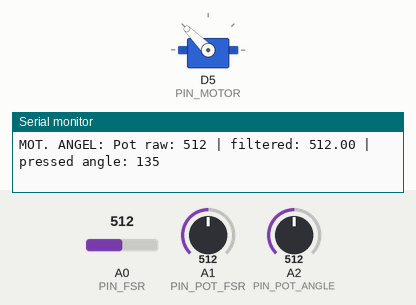
Simulated run of this program. Board: Arduino Uno R4 Minima. On the bench: servo, the last lines printed to the serial monitor. The inputs (shaded band) are chosen by the test bench; at power-on: A2 (PIN_POT_ANGLE) = 512, A1 (PIN_POT_FSR) = 512, A0 (PIN_FSR) = 512.

Above: at 4.2 s.
4.3 s: A2 (PIN_POT_ANGLE) set to 716
At 5.2 s:
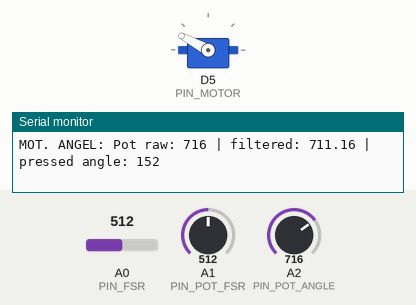
6.0 s: A2 (PIN_POT_ANGLE) set to 810
At 6.24 s:
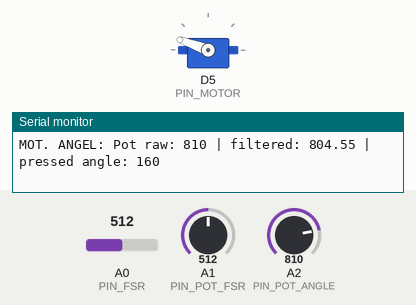
7.8 s: A2 (PIN_POT_ANGLE) set to 306
At 9.5 s:
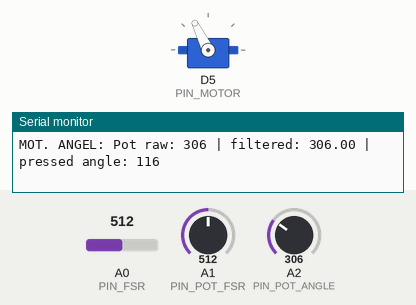
9.8 s: A2 (PIN_POT_ANGLE) set to 22
At 11.0 s:
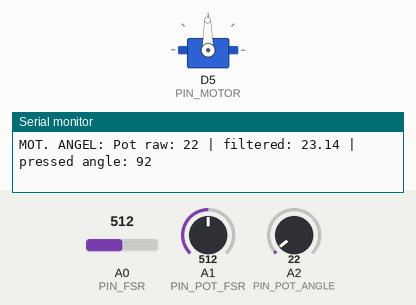
11.7 s: A1 (PIN_POT_FSR) set to 672
13.3 s: A1 (PIN_POT_FSR) set to 691
At 13.7 s:
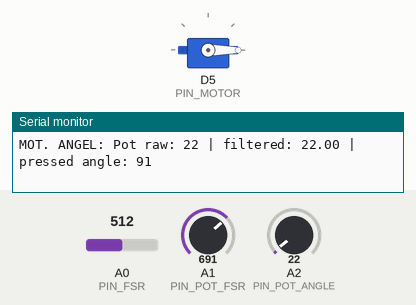
Timing chart, 0 to 16.3 s (numbered marks = the images above; inputs shaded):
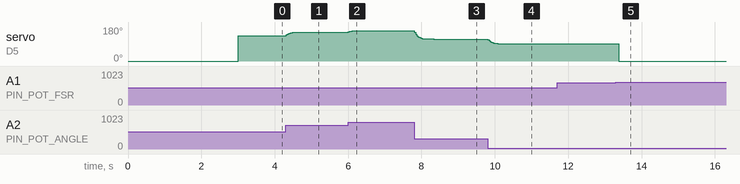

The program:

main.cpp
```cpp
#include <Arduino.h>
#include <Servo.h>
#include "Trigger.h"

// Piano pedal control: a force sensor (FSR) under the foot triggers a servo motor
// that presses the pedal. Two potentiometers tune the system:
//   A1 (PIN_POT_FSR):   sensitivity, i.e. the press/release thresholds of the FSR
//   A2 (PIN_POT_ANGLE): motor angle when pressed
// Wiring, tuning and serial output are described in README.md.

// ---- Configuration ----
const uint8_t PIN_MOTOR = 5;
const uint8_t PIN_FSR = A0;     // FSR402 divider output, see README.md
const uint8_t PIN_POT_FSR = A1;   // potentiometer wiper for the FSR thresholds
const uint8_t PIN_POT_ANGLE = A2; // potentiometer wiper for the pressed angle

const int NEUTRAL_ANGLE = 0;   // motor position when not triggered
// Pressed angle X (when triggered) is set by the angle potentiometer: full left = MIN, full right = MAX
const int PRESSED_ANGLE_MIN = 90;
const int PRESSED_ANGLE_MAX = 180;

// Hysteresis band of the FSR (0-1023 scale). The pot (A1) moves the band's centre between
// FSR_CENTER_MIN and FSR_CENTER_MAX; FSR_GAP is the distance between the two thresholds:
//   released below = centre - FSR_GAP/2,  pressed above = centre + FSR_GAP/2
// -> Tune FSR_CENTER_MIN / FSR_CENTER_MAX per mechanical construction (see README.md).
const int FSR_CENTER_MIN = 200;
const int FSR_CENTER_MAX = 700;
const int FSR_GAP = 40;
const float FSR_CUTOFF_HZ = 20.0;    // low-pass filter cutoff frequency
const unsigned long FSR_WINDOW_MS = 200;  // filter uses the samples of the last 200 ms
// Initial thresholds only; overwritten in loop() from the pot
FsrTrigger fsrTrigger(PIN_FSR, FSR_CENTER_MIN + FSR_GAP / 2, FSR_CENTER_MIN - FSR_GAP / 2, FSR_CUTOFF_HZ, FSR_WINDOW_MS);
Trigger &trigger = fsrTrigger;

const float POT_CUTOFF_HZ = 2.0;  // low-pass cutoff for the potentiometer signals (removes ADC noise)

// Reads an analog pin through a first-order, time-based low-pass filter (like the FSR filter).
struct FilteredPot {
  uint8_t pin;
  float filtered = -1;  // < 0 = not initialised yet
  unsigned long lastTime = 0;
  int raw = 0;

  explicit FilteredPot(uint8_t p) : pin(p) {}

  float update() {
    unsigned long now = millis();
    raw = analogRead(pin);
    if (filtered < 0) {
      filtered = raw;
    } else {
      float dt = (now - lastTime) / 1000.0f;
      float rc = 1.0f / (2.0f * PI * POT_CUTOFF_HZ);
      filtered += dt / (rc + dt) * (raw - filtered);
    }
    lastTime = now;
    return filtered;
  }
};

FilteredPot potFsr(PIN_POT_FSR);
FilteredPot potAngle(PIN_POT_ANGLE);

Servo motor;

void setup() {
  Serial.begin(115200);
  trigger.begin();
  motor.attach(PIN_MOTOR);
  motor.write(NEUTRAL_ANGLE);
  delay(3000);  // let the motor settle
  Serial.println("Ready.");
}

void loop() {
  static unsigned long lastPrint = 0;

  // Set the FSR threshold band from the filtered potentiometer value
  int center = map((long)potFsr.update(), 0, 1023, FSR_CENTER_MIN, FSR_CENTER_MAX);
  int releasedBelow = constrain(center - FSR_GAP / 2, 0, 1023 - FSR_GAP);  // keep the band within 0-1023
  int pressedAbove = releasedBelow + FSR_GAP;
  fsrTrigger.setThresholds(pressedAbove, releasedBelow);

  // Set the pressed angle from the filtered angle potentiometer value
  int pressedAngle = map((long)potAngle.update(), 0, 1023, PRESSED_ANGLE_MIN, PRESSED_ANGLE_MAX);

  bool pressed = trigger.isActive();
  int targetAngle = pressed ? pressedAngle : NEUTRAL_ANGLE;
  motor.write(targetAngle);

  // Debugging: Print status every 800 ms
  if (millis() - lastPrint >= 800) {
    lastPrint = millis();

    // Line 1: System State
    Serial.print("SYSTEM: ");
    Serial.print("Trigger: ");
    Serial.print(pressed ? "PRESSED" : "RELEASED");
    Serial.print(" | Motor target angle: ");
    Serial.print(targetAngle);
    Serial.print(" | Motor position: ");
    Serial.println(motor.read());


    // Line 2: Force sensor and thresholds (set by the FSR potentiometer)
    Serial.print("SENSOR: ");
    Serial.print("FSR raw: ");
    Serial.print(analogRead(PIN_FSR));
    Serial.print(" | filtered: ");
    Serial.println(fsrTrigger.filtered());


    // Line 3: potentiometer for pedal sensitivity
    Serial.print("PEDAL SENS.: ");
    Serial.print("Pot raw: ");
    Serial.print(potFsr.raw);
    Serial.print(" | filtered: ");
    Serial.print(potFsr.filtered);
    Serial.print(" | Pressed above: ");
    Serial.print(pressedAbove);
    Serial.print(" | Released below: ");
    Serial.println(releasedBelow);


    // Line 4: potentiometer for motor angle
    Serial.print("MOT. ANGEL: ");
    Serial.print("Pot raw: ");
    Serial.print(potAngle.raw);
    Serial.print(" | filtered: ");
    Serial.print(potAngle.filtered);
    Serial.print(" | pressed angle: ");
    Serial.println(pressedAngle);

    Serial.println();
  }

  delay(15);
}
```

Trigger.h
```cpp
#pragma once
#include <Arduino.h>

// Common interface for anything that can trigger the pedal motor.
// To use a different sensor, implement this interface and pass it to the controller.
class Trigger {
public:
  virtual ~Trigger() {}
  virtual void begin() = 0;
  virtual bool isActive() = 0;  // true = pedal should be pressed
};

// Endstop switch (B59). Wired between pin and GND, uses the internal pull-up,
// so a closed (pressed) switch reads LOW.
class SwitchTrigger : public Trigger {
public:
  explicit SwitchTrigger(uint8_t pin) : pin_(pin) {}

  void begin() override { pinMode(pin_, INPUT_PULLUP); }
  bool isActive() override { return digitalRead(pin_) == LOW; }

private:
  uint8_t pin_;
};

// Force sensitive resistor (FSR402) in a voltage divider: the pedal counts as pressed when
// the filtered reading is HIGH. The raw reading is low-pass filtered (first-order, cutoff
// cutoffHz) over the samples of the last windowMs milliseconds.
// Hysteresis: pressed when filtered > pressedAbove, released when filtered < releasedBelow
// (pressedAbove must be higher than releasedBelow).
class FsrTrigger : public Trigger {
public:
  FsrTrigger(uint8_t pin, int pressedAbove, int releasedBelow,
             float cutoffHz = 20.0f, unsigned long windowMs = 200)
      : pin_(pin), pressedAbove_(pressedAbove), releasedBelow_(releasedBelow),
        rc_(1.0f / (2.0f * PI * cutoffHz)), windowMs_(windowMs) {}

  void begin() override { pinMode(pin_, INPUT); }

  bool isActive() override {
    addSample(millis(), analogRead(pin_));
    filtered_ = filter();
    if (!active_ && filtered_ > pressedAbove_) active_ = true;
    else if (active_ && filtered_ < releasedBelow_) active_ = false;
    return active_;
  }

  float filtered() const { return filtered_; }  // last filtered value, for debugging

  // Change the hysteresis thresholds at runtime (e.g. from a potentiometer).
  void setThresholds(int pressedAbove, int releasedBelow) {
    pressedAbove_ = pressedAbove;
    releasedBelow_ = releasedBelow;
  }

private:
  static const uint8_t MAX_SAMPLES = 32;

  void addSample(unsigned long t, int v) {
    if (count_ == MAX_SAMPLES) drop();
    uint8_t idx = (head_ + count_) % MAX_SAMPLES;
    times_[idx] = t;
    values_[idx] = v;
    count_++;
    while (count_ > 1 && t - times_[head_] > windowMs_) drop();  // keep only the last windowMs
  }

  void drop() {
    head_ = (head_ + 1) % MAX_SAMPLES;
    count_--;
  }

  // Run the low-pass filter over the stored window, oldest to newest.
  float filter() const {
    float y = values_[head_];
    for (uint8_t i = 1; i < count_; i++) {
      uint8_t cur = (head_ + i) % MAX_SAMPLES;
      uint8_t prev = (head_ + i - 1) % MAX_SAMPLES;
      float dt = (times_[cur] - times_[prev]) / 1000.0f;
      float alpha = dt / (rc_ + dt);
      y += alpha * (values_[cur] - y);
    }
    return y;
  }

  uint8_t pin_;
  int pressedAbove_, releasedBelow_;
  float rc_;
  unsigned long windowMs_;
  unsigned long times_[MAX_SAMPLES];
  int values_[MAX_SAMPLES];
  uint8_t head_ = 0, count_ = 0;
  float filtered_ = 0;
  bool active_ = false;
};
```

Measured:
- the behaviour switches between 682 and 683 on A1 (PIN_POT_FSR) (found by bisection; images 4 and 5)
- after the input at 4.3 s, servo on D5 (PIN_MOTOR): 135° → 151° at once, → 152° 0.25 s later
- after the input at 6.0 s, servo on D5 (PIN_MOTOR): 152° → 160° at once, → 161° 0.33 s later
- after the input at 7.8 s, servo on D5 (PIN_MOTOR): moves from 161° to 116° over 0.53 s, starting at once
- after the input at 9.8 s, servo on D5 (PIN_MOTOR): moves from 116° to 91° over 0.48 s, starting at once
- after the input at 13.3 s, servo on D5 (PIN_MOTOR): 91° → 0° after 0.07 s
